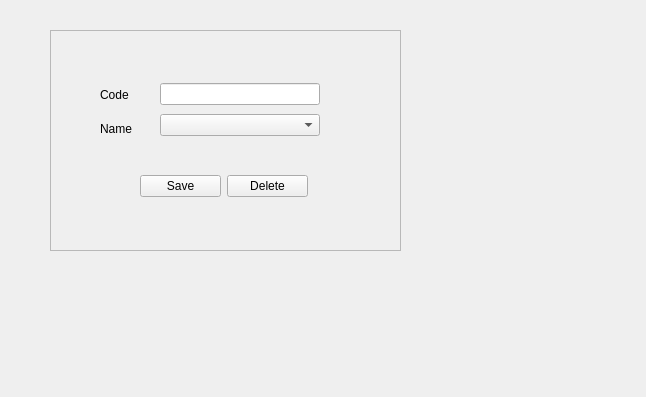
<?xml version="1.0" encoding="UTF-8"?>
<ui version="4.0">
 <class>CatagoryForm</class>
 <widget class="QWidget" name="CatagoryForm">
  <property name="geometry">
   <rect>
    <x>0</x>
    <y>0</y>
    <width>646</width>
    <height>397</height>
   </rect>
  </property>
  <property name="windowTitle">
   <string>Form</string>
  </property>
  <widget class="QFrame" name="frame">
   <property name="geometry">
    <rect>
     <x>50</x>
     <y>30</y>
     <width>351</width>
     <height>221</height>
    </rect>
   </property>
   <property name="frameShape">
    <enum>QFrame::StyledPanel</enum>
   </property>
   <property name="frameShadow">
    <enum>QFrame::Raised</enum>
   </property>
   <widget class="QWidget" name="layoutWidget">
    <property name="geometry">
     <rect>
      <x>110</x>
      <y>50</y>
      <width>160</width>
      <height>61</height>
     </rect>
    </property>
    <layout class="QVBoxLayout" name="verticalLayout_2">
     <item>
      <widget class="QLineEdit" name="cat_form_code"/>
     </item>
     <item>
      <widget class="QComboBox" name="cat_form_name"/>
     </item>
    </layout>
   </widget>
   <widget class="QWidget" name="layoutWidget">
    <property name="geometry">
     <rect>
      <x>90</x>
      <y>131</y>
      <width>168</width>
      <height>51</height>
     </rect>
    </property>
    <layout class="QHBoxLayout" name="horizontalLayout">
     <item>
      <widget class="QPushButton" name="cat_save_button">
       <property name="text">
        <string>Save</string>
       </property>
      </widget>
     </item>
     <item>
      <widget class="QPushButton" name="pushButton">
       <property name="text">
        <string>Delete</string>
       </property>
      </widget>
     </item>
    </layout>
   </widget>
   <widget class="QWidget" name="layoutWidget">
    <property name="geometry">
     <rect>
      <x>50</x>
      <y>51</y>
      <width>59</width>
      <height>62</height>
     </rect>
    </property>
    <layout class="QVBoxLayout" name="verticalLayout">
     <item>
      <widget class="QLabel" name="label">
       <property name="text">
        <string>Code</string>
       </property>
      </widget>
     </item>
     <item>
      <widget class="QLabel" name="label_2">
       <property name="text">
        <string>Name</string>
       </property>
      </widget>
     </item>
    </layout>
   </widget>
  </widget>
 </widget>
 <resources/>
 <connections/>
</ui>
